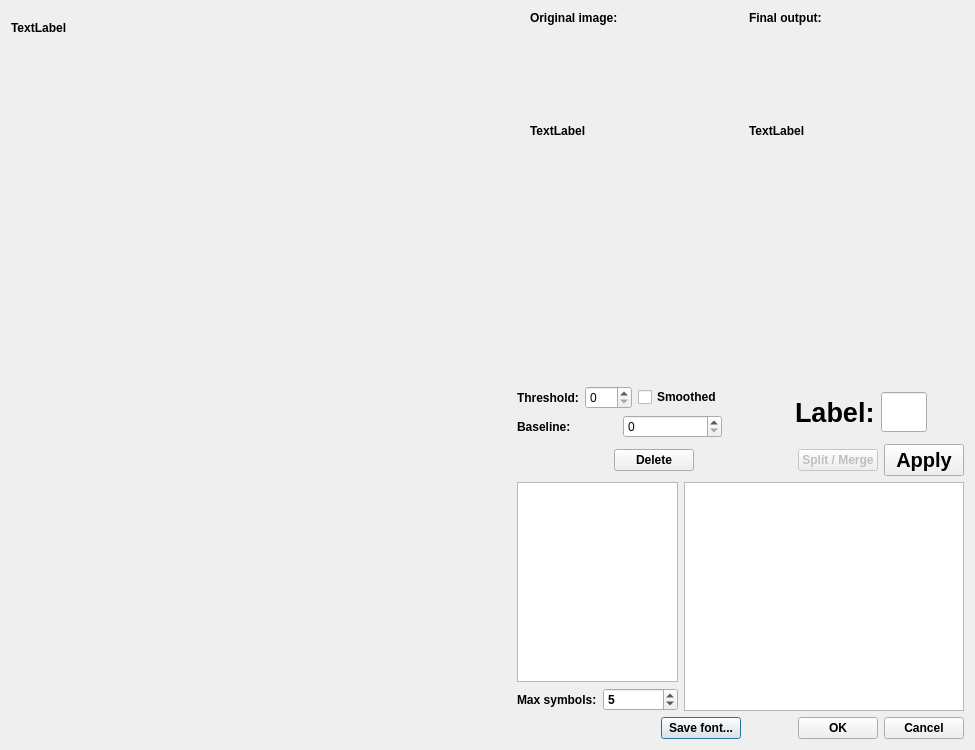
<?xml version="1.0" encoding="UTF-8"?>
<ui version="4.0">
 <class>OCRDialog</class>
 <widget class="QDialog" name="OCRDialog">
  <property name="geometry">
   <rect>
    <x>0</x>
    <y>0</y>
    <width>975</width>
    <height>750</height>
   </rect>
  </property>
  <property name="font">
   <font>
    <weight>75</weight>
    <bold>true</bold>
   </font>
  </property>
  <property name="windowTitle">
   <string>Optical Character Recognition</string>
  </property>
  <layout class="QGridLayout" name="gridLayout">
   <item row="0" column="0">
    <layout class="QVBoxLayout" name="verticalLayout_6">
     <item>
      <layout class="QHBoxLayout" name="horizontalLayout_10">
       <item>
        <widget class="QLabel" name="originalLabel">
         <property name="minimumSize">
          <size>
           <width>500</width>
           <height>680</height>
          </size>
         </property>
         <property name="maximumSize">
          <size>
           <width>500</width>
           <height>680</height>
          </size>
         </property>
         <property name="text">
          <string>TextLabel</string>
         </property>
         <property name="alignment">
          <set>Qt::AlignLeading|Qt::AlignLeft|Qt::AlignTop</set>
         </property>
        </widget>
       </item>
       <item>
        <layout class="QVBoxLayout" name="verticalLayout_5">
         <item>
          <layout class="QHBoxLayout" name="horizontalLayout_7">
           <item>
            <layout class="QVBoxLayout" name="verticalLayout_3">
             <item>
              <widget class="QLabel" name="label_8">
               <property name="maximumSize">
                <size>
                 <width>16777215</width>
                 <height>30</height>
                </size>
               </property>
               <property name="text">
                <string>Original image:</string>
               </property>
              </widget>
             </item>
             <item>
              <widget class="QLabel" name="thumbnailOriginalImage">
               <property name="minimumSize">
                <size>
                 <width>200</width>
                 <height>200</height>
                </size>
               </property>
               <property name="maximumSize">
                <size>
                 <width>200</width>
                 <height>200</height>
                </size>
               </property>
               <property name="autoFillBackground">
                <bool>true</bool>
               </property>
               <property name="text">
                <string>TextLabel</string>
               </property>
              </widget>
             </item>
            </layout>
           </item>
           <item>
            <layout class="QVBoxLayout" name="verticalLayout">
             <item>
              <widget class="QLabel" name="label_9">
               <property name="maximumSize">
                <size>
                 <width>16777215</width>
                 <height>30</height>
                </size>
               </property>
               <property name="text">
                <string>Final output:</string>
               </property>
              </widget>
             </item>
             <item>
              <widget class="QLabel" name="thumbnailImage">
               <property name="minimumSize">
                <size>
                 <width>200</width>
                 <height>200</height>
                </size>
               </property>
               <property name="maximumSize">
                <size>
                 <width>200</width>
                 <height>200</height>
                </size>
               </property>
               <property name="autoFillBackground">
                <bool>true</bool>
               </property>
               <property name="text">
                <string>TextLabel</string>
               </property>
              </widget>
             </item>
            </layout>
           </item>
          </layout>
         </item>
         <item>
          <spacer name="verticalSpacer">
           <property name="orientation">
            <enum>Qt::Vertical</enum>
           </property>
           <property name="sizeHint" stdset="0">
            <size>
             <width>20</width>
             <height>40</height>
            </size>
           </property>
          </spacer>
         </item>
         <item>
          <layout class="QHBoxLayout" name="horizontalLayout_9">
           <item>
            <layout class="QVBoxLayout" name="verticalLayout_4">
             <item>
              <layout class="QHBoxLayout" name="horizontalLayout_2">
               <item>
                <widget class="QLabel" name="label_4">
                 <property name="maximumSize">
                  <size>
                   <width>16777215</width>
                   <height>40</height>
                  </size>
                 </property>
                 <property name="text">
                  <string>Threshold:</string>
                 </property>
                </widget>
               </item>
               <item>
                <widget class="QSpinBox" name="binarizationSpinBox">
                 <property name="font">
                  <font>
                   <weight>50</weight>
                   <bold>false</bold>
                  </font>
                 </property>
                 <property name="maximum">
                  <number>255</number>
                 </property>
                </widget>
               </item>
               <item>
                <widget class="QCheckBox" name="smoothed">
                 <property name="text">
                  <string>Smoothed</string>
                 </property>
                 <property name="checkable">
                  <bool>true</bool>
                 </property>
                </widget>
               </item>
              </layout>
             </item>
             <item>
              <layout class="QHBoxLayout" name="horizontalLayout_6">
               <item>
                <widget class="QLabel" name="label_2">
                 <property name="minimumSize">
                  <size>
                   <width>0</width>
                   <height>0</height>
                  </size>
                 </property>
                 <property name="maximumSize">
                  <size>
                   <width>160</width>
                   <height>40</height>
                  </size>
                 </property>
                 <property name="text">
                  <string>Baseline:</string>
                 </property>
                </widget>
               </item>
               <item>
                <widget class="QSpinBox" name="baselineSpinBox">
                 <property name="minimumSize">
                  <size>
                   <width>0</width>
                   <height>0</height>
                  </size>
                 </property>
                 <property name="maximumSize">
                  <size>
                   <width>1677215</width>
                   <height>16777215</height>
                  </size>
                 </property>
                 <property name="font">
                  <font>
                   <weight>50</weight>
                   <bold>false</bold>
                  </font>
                 </property>
                 <property name="maximum">
                  <number>500</number>
                 </property>
                </widget>
               </item>
              </layout>
             </item>
            </layout>
           </item>
           <item>
            <spacer name="horizontalSpacer_2">
             <property name="orientation">
              <enum>Qt::Horizontal</enum>
             </property>
             <property name="sizeHint" stdset="0">
              <size>
               <width>40</width>
               <height>20</height>
              </size>
             </property>
            </spacer>
           </item>
           <item>
            <layout class="QHBoxLayout" name="horizontalLayout_8">
             <item>
              <spacer name="horizontalSpacer_4">
               <property name="orientation">
                <enum>Qt::Horizontal</enum>
               </property>
               <property name="sizeHint" stdset="0">
                <size>
                 <width>40</width>
                 <height>20</height>
                </size>
               </property>
              </spacer>
             </item>
             <item>
              <widget class="QLabel" name="label">
               <property name="minimumSize">
                <size>
                 <width>80</width>
                 <height>0</height>
                </size>
               </property>
               <property name="maximumSize">
                <size>
                 <width>80</width>
                 <height>40</height>
                </size>
               </property>
               <property name="font">
                <font>
                 <pointsize>20</pointsize>
                </font>
               </property>
               <property name="text">
                <string>Label:</string>
               </property>
              </widget>
             </item>
             <item>
              <widget class="QLineEdit" name="letterLabel">
               <property name="minimumSize">
                <size>
                 <width>0</width>
                 <height>0</height>
                </size>
               </property>
               <property name="maximumSize">
                <size>
                 <width>50</width>
                 <height>40</height>
                </size>
               </property>
               <property name="font">
                <font>
                 <pointsize>20</pointsize>
                </font>
               </property>
               <property name="alignment">
                <set>Qt::AlignCenter</set>
               </property>
              </widget>
             </item>
             <item>
              <spacer name="horizontalSpacer_5">
               <property name="orientation">
                <enum>Qt::Horizontal</enum>
               </property>
               <property name="sizeHint" stdset="0">
                <size>
                 <width>40</width>
                 <height>20</height>
                </size>
               </property>
              </spacer>
             </item>
            </layout>
           </item>
          </layout>
         </item>
         <item>
          <layout class="QHBoxLayout" name="horizontalLayout_4">
           <item>
            <spacer name="horizontalSpacer_3">
             <property name="orientation">
              <enum>Qt::Horizontal</enum>
             </property>
             <property name="sizeHint" stdset="0">
              <size>
               <width>158</width>
               <height>20</height>
              </size>
             </property>
            </spacer>
           </item>
           <item>
            <widget class="QPushButton" name="deleteButton">
             <property name="text">
              <string>Delete</string>
             </property>
            </widget>
           </item>
           <item>
            <spacer name="horizontalSpacer_3b">
             <property name="orientation">
              <enum>Qt::Horizontal</enum>
             </property>
             <property name="sizeHint" stdset="0">
              <size>
               <width>158</width>
               <height>20</height>
              </size>
             </property>
            </spacer>
           </item>
           <item>
            <widget class="QPushButton" name="pushButton">
             <property name="enabled">
              <bool>false</bool>
             </property>
             <property name="text">
              <string>Split / Merge</string>
             </property>
            </widget>
           </item>
           <item>
            <widget class="QPushButton" name="apply">
             <property name="font">
              <font>
               <pointsize>15</pointsize>
               <weight>75</weight>
               <italic>false</italic>
               <bold>true</bold>
              </font>
             </property>
             <property name="text">
              <string>Apply</string>
             </property>
            </widget>
           </item>
          </layout>
         </item>
         <item>
          <layout class="QHBoxLayout" name="horizontalLayout_5">
           <item>
            <layout class="QVBoxLayout" name="verticalLayout_2">
             <item>
              <widget class="QTableWidget" name="tableLetters">
               <property name="minimumSize">
                <size>
                 <width>100</width>
                 <height>200</height>
                </size>
               </property>
               <property name="maximumSize">
                <size>
                 <width>200</width>
                 <height>300</height>
                </size>
               </property>
              </widget>
             </item>
             <item>
              <layout class="QHBoxLayout" name="horizontalLayout_3">
               <item>
                <widget class="QLabel" name="label_3">
                 <property name="text">
                  <string>Max symbols:</string>
                 </property>
                </widget>
               </item>
               <item>
                <widget class="QSpinBox" name="maxSymbol">
                 <property name="maximum">
                  <number>30</number>
                 </property>
                 <property name="value">
                  <number>5</number>
                 </property>
                </widget>
               </item>
              </layout>
             </item>
            </layout>
           </item>
           <item>
            <widget class="QTableWidget" name="tableAlphabet">
             <property name="minimumSize">
              <size>
               <width>280</width>
               <height>0</height>
              </size>
             </property>
             <property name="maximumSize">
              <size>
               <width>16777215</width>
               <height>300</height>
              </size>
             </property>
            </widget>
           </item>
          </layout>
         </item>
        </layout>
       </item>
      </layout>
     </item>
     <item>
      <layout class="QHBoxLayout" name="horizontalLayout">
       <item>
        <spacer name="horizontalSpacer">
         <property name="orientation">
          <enum>Qt::Horizontal</enum>
         </property>
         <property name="sizeHint" stdset="0">
          <size>
           <width>650</width>
           <height>20</height>
          </size>
         </property>
        </spacer>
       </item>
       <item>
        <widget class="QPushButton" name="saveFont">
         <property name="text">
          <string>Save font...</string>
         </property>
         <property name="checkable">
          <bool>false</bool>
         </property>
         <property name="autoDefault">
          <bool>true</bool>
         </property>
         <property name="default">
          <bool>true</bool>
         </property>
        </widget>
       </item>
       <item>
        <widget class="QDialogButtonBox" name="buttonBox">
         <property name="orientation">
          <enum>Qt::Horizontal</enum>
         </property>
         <property name="standardButtons">
          <set>QDialogButtonBox::Cancel|QDialogButtonBox::Ok</set>
         </property>
        </widget>
       </item>
      </layout>
     </item>
    </layout>
   </item>
  </layout>
 </widget>
 <resources/>
 <connections>
  <connection>
   <sender>buttonBox</sender>
   <signal>accepted()</signal>
   <receiver>OCRDialog</receiver>
   <slot>accept()</slot>
   <hints>
    <hint type="sourcelabel">
     <x>248</x>
     <y>254</y>
    </hint>
    <hint type="destinationlabel">
     <x>157</x>
     <y>274</y>
    </hint>
   </hints>
  </connection>
  <connection>
   <sender>buttonBox</sender>
   <signal>rejected()</signal>
   <receiver>OCRDialog</receiver>
   <slot>reject()</slot>
   <hints>
    <hint type="sourcelabel">
     <x>316</x>
     <y>260</y>
    </hint>
    <hint type="destinationlabel">
     <x>286</x>
     <y>274</y>
    </hint>
   </hints>
  </connection>
 </connections>
</ui>
